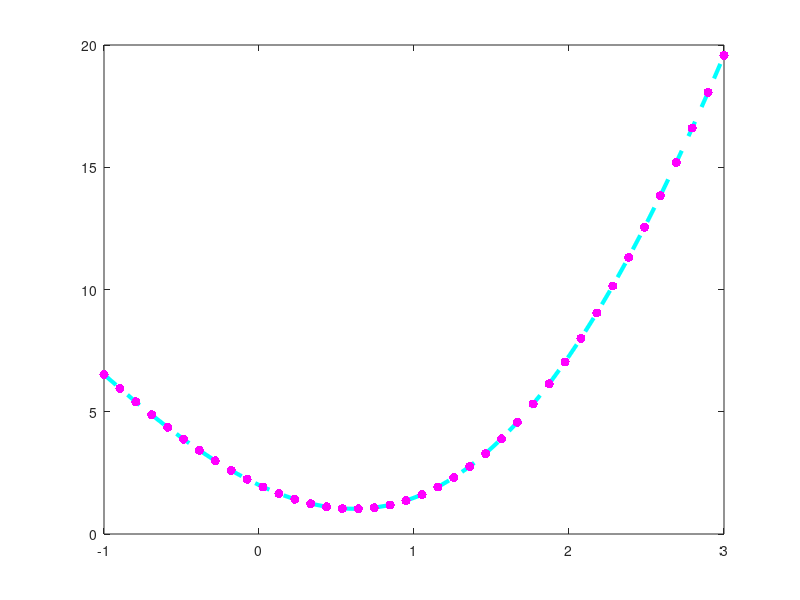

Write MATLAB code to recreate this figure.
x1=linspace(-1,3,40);
y1=2.*x1.^2-3.*sin(x1)+2;
plot(x1,y1,'c--','LineWidth',3);
hold on;

for x=-1:0.1:3
    y=2.*x.^2-3.*sin(x)+2;
    plot(x1,y1,'m.','Markersize',20);
end